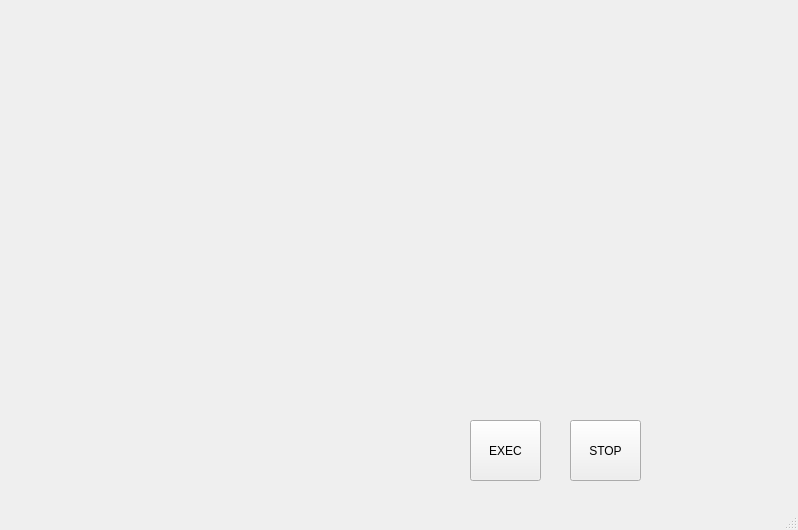
<?xml version="1.0" encoding="UTF-8"?>
<ui version="4.0">
 <class>MainWindow</class>
 <widget class="QMainWindow" name="MainWindow">
  <property name="geometry">
   <rect>
    <x>0</x>
    <y>0</y>
    <width>798</width>
    <height>530</height>
   </rect>
  </property>
  <property name="windowTitle">
   <string>MainWindow</string>
  </property>
  <widget class="QWidget" name="centralwidget">
   <widget class="QPushButton" name="execBtn">
    <property name="geometry">
     <rect>
      <x>470</x>
      <y>420</y>
      <width>71</width>
      <height>61</height>
     </rect>
    </property>
    <property name="text">
     <string>EXEC</string>
    </property>
   </widget>
   <widget class="QLabel" name="label">
    <property name="geometry">
     <rect>
      <x>30</x>
      <y>40</y>
      <width>711</width>
      <height>351</height>
     </rect>
    </property>
    <property name="text">
     <string/>
    </property>
    <property name="pixmap">
     <pixmap>포스터_710.png</pixmap>
    </property>
   </widget>
   <widget class="QPushButton" name="stopBtn">
    <property name="geometry">
     <rect>
      <x>570</x>
      <y>420</y>
      <width>71</width>
      <height>61</height>
     </rect>
    </property>
    <property name="text">
     <string>STOP</string>
    </property>
   </widget>
  </widget>
  <widget class="QMenuBar" name="menubar">
   <property name="geometry">
    <rect>
     <x>0</x>
     <y>0</y>
     <width>798</width>
     <height>21</height>
    </rect>
   </property>
  </widget>
  <widget class="QStatusBar" name="statusbar"/>
 </widget>
 <resources/>
 <connections>
  <connection>
   <sender>execBtn</sender>
   <signal>clicked()</signal>
   <receiver>MainWindow</receiver>
   <slot>execBtn_clicked()</slot>
   <hints>
    <hint type="sourcelabel">
     <x>125</x>
     <y>356</y>
    </hint>
    <hint type="destinationlabel">
     <x>124</x>
     <y>202</y>
    </hint>
   </hints>
  </connection>
  <connection>
   <sender>stopBtn</sender>
   <signal>clicked()</signal>
   <receiver>MainWindow</receiver>
   <slot>stopBtn_clicked()</slot>
   <hints>
    <hint type="sourcelabel">
     <x>605</x>
     <y>471</y>
    </hint>
    <hint type="destinationlabel">
     <x>398</x>
     <y>264</y>
    </hint>
   </hints>
  </connection>
 </connections>
 <slots>
  <slot>closeBtn_clicked()</slot>
  <slot>execBtn_clicked()</slot>
  <slot>stopBtn_clicked()</slot>
 </slots>
</ui>
